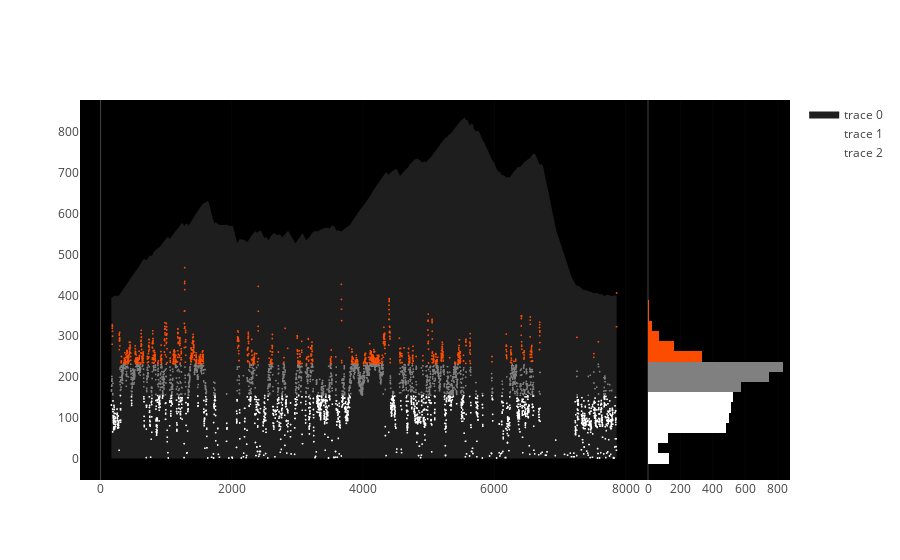

Notebook code cell kept with this figure:
### Code cell
altitude = go.Scatter(
    x=df.time,
    y=df.altitude,
    fill='tozeroy',
    fillcolor='rgb(30,30,30)',
    line=dict(
        color='rgb(30,30,30)'
    )
)

watts = go.Scattergl(
    x=df.time,
    y=df.watts,
    mode='markers',
    marker=dict(
        color=df['color'],
        size=2
    )
)


watts_b = go.Bar(
    y = bins,
    x = hist,
    orientation='h',
    marker=dict(
        color = bin_c['color']
    )
)



fig = plotly.tools.make_subplots(rows=1, cols=2, shared_yaxes=True)

fig.append_trace(altitude, 1,1)
fig.append_trace(watts, 1,1)
fig.append_trace(watts_b, 1,2)
fig.layout.update(plot_bgcolor='black')
fig.layout.update(xaxis=dict(domain=[0, 0.8]))
fig.layout.update(xaxis2=dict(domain=[0.8, 1.0]))
fig.layout.update(bargap=0)

iplot(fig)

### Figure 1 — Plotly figure (JSON) as saved in the notebook; plotly's stock layout.template omitted (floating-point values rounded to 4 significant figures; data arrays with more than 128 entries replaced by an {"elided": "..."} marker saying what was removed)
{"data": [{"fill": "tozeroy", "fillcolor": "rgb(30,30,30)", "line": {"color": "rgb(30,30,30)"}, "type": "scatter", "uid": "e36fb799-8439-4f80-9825-9dd6e60afb5f", "x": {"elided": "5085 int values"}, "xaxis": "x", "y": {"elided": "5085 float values"}, "yaxis": "y"}, {"marker": {"color": {"elided": "5085 str values"}, "size": 2}, "mode": "markers", "type": "scattergl", "uid": "f85ac8a0-eb3e-4d25-9d59-ace4f6037c53", "x": {"elided": "5085 int values"}, "xaxis": "x", "y": {"elided": "5085 int values"}, "yaxis": "y"}, {"marker": {"color": ["white", "white", "white", "white", "white", "white", "white", "grey", "grey", "grey", "#fc4c02", "#fc4c02", "#fc4c02", "#fc4c02", "#fc4c02", "#fc4c02", "#fc4c02", "#fc4c02", "#fc4c02"]}, "orientation": "h", "type": "bar", "uid": "06ea4036-507a-498f-9f36-e56267243f26", "x": [130, 63, 125, 480, 499, 510, 524, 575, 744, 832, 336, 158, 68, 22, 7, 5, 3, 3], "xaxis": "x2", "y": [0, 25, 50, 75, 100, 125, 150, 175, 200, 225, 250, 275, 300, 325, 350, 375, 400, 425, 450], "yaxis": "y"}], "layout": {"bargap": 0, "plot_bgcolor": "black", "xaxis": {"anchor": "y", "domain": [0, 0.8]}, "xaxis2": {"anchor": "free", "domain": [0.8, 1], "position": 0}, "yaxis": {"anchor": "x", "domain": [0, 1]}}}
